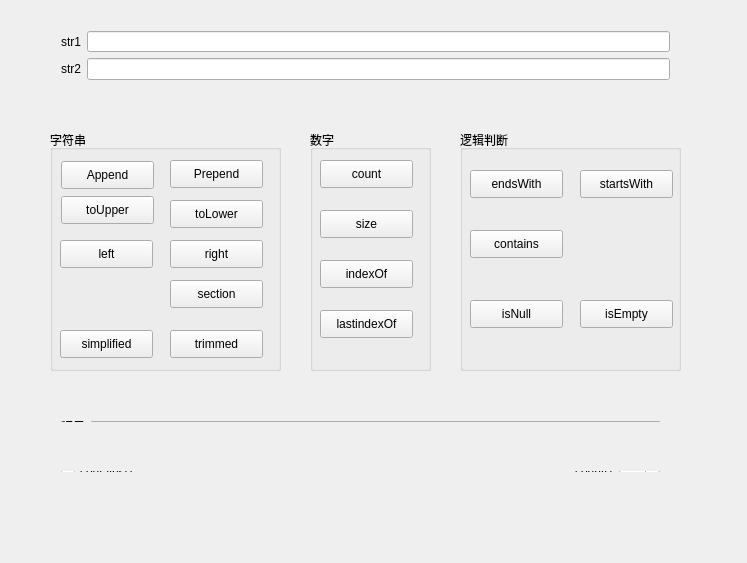
<?xml version="1.0" encoding="UTF-8"?>
<ui version="4.0">
 <class>Widget</class>
 <widget class="QWidget" name="Widget">
  <property name="geometry">
   <rect>
    <x>0</x>
    <y>0</y>
    <width>747</width>
    <height>563</height>
   </rect>
  </property>
  <property name="windowTitle">
   <string>Widget</string>
  </property>
  <widget class="QGroupBox" name="groupBox">
   <property name="geometry">
    <rect>
     <x>50</x>
     <y>130</y>
     <width>231</width>
     <height>241</height>
    </rect>
   </property>
   <property name="title">
    <string>字符串</string>
   </property>
   <widget class="QPushButton" name="btnAppend">
    <property name="geometry">
     <rect>
      <x>11</x>
      <y>31</y>
      <width>93</width>
      <height>28</height>
     </rect>
    </property>
    <property name="text">
     <string>Append</string>
    </property>
   </widget>
   <widget class="QPushButton" name="btnToUpper">
    <property name="geometry">
     <rect>
      <x>11</x>
      <y>66</y>
      <width>93</width>
      <height>28</height>
     </rect>
    </property>
    <property name="text">
     <string>toUpper</string>
    </property>
   </widget>
   <widget class="QPushButton" name="btnLeft">
    <property name="geometry">
     <rect>
      <x>10</x>
      <y>110</y>
      <width>93</width>
      <height>28</height>
     </rect>
    </property>
    <property name="text">
     <string>left</string>
    </property>
   </widget>
   <widget class="QPushButton" name="btnPrepend">
    <property name="geometry">
     <rect>
      <x>120</x>
      <y>30</y>
      <width>93</width>
      <height>28</height>
     </rect>
    </property>
    <property name="text">
     <string>Prepend</string>
    </property>
   </widget>
   <widget class="QPushButton" name="btnToLower">
    <property name="geometry">
     <rect>
      <x>120</x>
      <y>70</y>
      <width>93</width>
      <height>28</height>
     </rect>
    </property>
    <property name="text">
     <string>toLower</string>
    </property>
   </widget>
   <widget class="QPushButton" name="btnRight">
    <property name="geometry">
     <rect>
      <x>120</x>
      <y>110</y>
      <width>93</width>
      <height>28</height>
     </rect>
    </property>
    <property name="text">
     <string>right</string>
    </property>
   </widget>
   <widget class="QPushButton" name="btnSection">
    <property name="geometry">
     <rect>
      <x>120</x>
      <y>150</y>
      <width>93</width>
      <height>28</height>
     </rect>
    </property>
    <property name="text">
     <string>section</string>
    </property>
   </widget>
   <widget class="QPushButton" name="btnSimolified">
    <property name="geometry">
     <rect>
      <x>10</x>
      <y>200</y>
      <width>93</width>
      <height>28</height>
     </rect>
    </property>
    <property name="text">
     <string>simplified</string>
    </property>
   </widget>
   <widget class="QPushButton" name="btnTrimmed">
    <property name="geometry">
     <rect>
      <x>120</x>
      <y>200</y>
      <width>93</width>
      <height>28</height>
     </rect>
    </property>
    <property name="text">
     <string>trimmed</string>
    </property>
   </widget>
  </widget>
  <widget class="QGroupBox" name="groupBox_2">
   <property name="geometry">
    <rect>
     <x>310</x>
     <y>130</y>
     <width>121</width>
     <height>241</height>
    </rect>
   </property>
   <property name="title">
    <string>数字</string>
   </property>
   <widget class="QPushButton" name="btnCount">
    <property name="geometry">
     <rect>
      <x>10</x>
      <y>30</y>
      <width>93</width>
      <height>28</height>
     </rect>
    </property>
    <property name="text">
     <string>count</string>
    </property>
   </widget>
   <widget class="QPushButton" name="btnSize">
    <property name="geometry">
     <rect>
      <x>10</x>
      <y>80</y>
      <width>93</width>
      <height>28</height>
     </rect>
    </property>
    <property name="text">
     <string>size</string>
    </property>
   </widget>
   <widget class="QPushButton" name="btnIndexOf">
    <property name="geometry">
     <rect>
      <x>10</x>
      <y>130</y>
      <width>93</width>
      <height>28</height>
     </rect>
    </property>
    <property name="text">
     <string>indexOf</string>
    </property>
   </widget>
   <widget class="QPushButton" name="btnLastIndexOf">
    <property name="geometry">
     <rect>
      <x>10</x>
      <y>180</y>
      <width>93</width>
      <height>28</height>
     </rect>
    </property>
    <property name="text">
     <string>lastindexOf</string>
    </property>
   </widget>
  </widget>
  <widget class="QGroupBox" name="groupBox_3">
   <property name="geometry">
    <rect>
     <x>460</x>
     <y>130</y>
     <width>221</width>
     <height>241</height>
    </rect>
   </property>
   <property name="title">
    <string>逻辑判断</string>
   </property>
   <widget class="QPushButton" name="btnEndsWith">
    <property name="geometry">
     <rect>
      <x>10</x>
      <y>40</y>
      <width>93</width>
      <height>28</height>
     </rect>
    </property>
    <property name="text">
     <string>endsWith</string>
    </property>
   </widget>
   <widget class="QPushButton" name="btnStartsWith">
    <property name="geometry">
     <rect>
      <x>120</x>
      <y>40</y>
      <width>93</width>
      <height>28</height>
     </rect>
    </property>
    <property name="text">
     <string>startsWith</string>
    </property>
   </widget>
   <widget class="QPushButton" name="btnContains">
    <property name="geometry">
     <rect>
      <x>10</x>
      <y>100</y>
      <width>93</width>
      <height>28</height>
     </rect>
    </property>
    <property name="text">
     <string>contains</string>
    </property>
   </widget>
   <widget class="QPushButton" name="btnIsNull">
    <property name="geometry">
     <rect>
      <x>10</x>
      <y>170</y>
      <width>93</width>
      <height>28</height>
     </rect>
    </property>
    <property name="text">
     <string>isNull</string>
    </property>
   </widget>
   <widget class="QPushButton" name="btnIsEmpty">
    <property name="geometry">
     <rect>
      <x>120</x>
      <y>170</y>
      <width>93</width>
      <height>28</height>
     </rect>
    </property>
    <property name="text">
     <string>isEmpty</string>
    </property>
   </widget>
  </widget>
  <widget class="QWidget" name="layoutWidget">
   <property name="geometry">
    <rect>
     <x>50</x>
     <y>20</y>
     <width>631</width>
     <height>71</height>
    </rect>
   </property>
   <layout class="QFormLayout" name="formLayout">
    <item row="0" column="0">
     <widget class="QLabel" name="label">
      <property name="text">
       <string>str1</string>
      </property>
      <property name="buddy">
       <cstring>lineEditStr1</cstring>
      </property>
     </widget>
    </item>
    <item row="0" column="1">
     <widget class="QLineEdit" name="lineEditStr1"/>
    </item>
    <item row="1" column="0">
     <widget class="QLabel" name="label_2">
      <property name="text">
       <string>str2</string>
      </property>
      <property name="buddy">
       <cstring>lineEditStr2</cstring>
      </property>
     </widget>
    </item>
    <item row="1" column="1">
     <widget class="QLineEdit" name="lineEditStr2"/>
    </item>
   </layout>
  </widget>
  <widget class="QWidget" name="layoutWidget1">
   <property name="geometry">
    <rect>
     <x>50</x>
     <y>410</y>
     <width>621</width>
     <height>23</height>
    </rect>
   </property>
   <layout class="QGridLayout" name="gridLayout">
    <item row="0" column="0">
     <widget class="QLabel" name="label_3">
      <property name="text">
       <string>结果</string>
      </property>
      <property name="buddy">
       <cstring>lineEditResult</cstring>
      </property>
     </widget>
    </item>
    <item row="0" column="1">
     <widget class="QLineEdit" name="lineEditResult"/>
    </item>
   </layout>
  </widget>
  <widget class="QWidget" name="layoutWidget2">
   <property name="geometry">
    <rect>
     <x>50</x>
     <y>460</y>
     <width>621</width>
     <height>23</height>
    </rect>
   </property>
   <layout class="QHBoxLayout" name="horizontalLayout">
    <item>
     <widget class="QCheckBox" name="checkBoxContains">
      <property name="text">
       <string>contains()</string>
      </property>
     </widget>
    </item>
    <item>
     <spacer name="horizontalSpacer">
      <property name="orientation">
       <enum>Qt::Horizontal</enum>
      </property>
      <property name="sizeHint" stdset="0">
       <size>
        <width>40</width>
        <height>20</height>
       </size>
      </property>
     </spacer>
    </item>
    <item>
     <widget class="QLabel" name="label_4">
      <property name="text">
       <string>count()</string>
      </property>
      <property name="buddy">
       <cstring>spinBoxCount</cstring>
      </property>
     </widget>
    </item>
    <item>
     <widget class="QSpinBox" name="spinBoxCount"/>
    </item>
   </layout>
  </widget>
  <zorder>layoutWidget</zorder>
  <zorder>layoutWidget1</zorder>
  <zorder>layoutWidget2</zorder>
  <zorder>groupBox</zorder>
  <zorder>groupBox_2</zorder>
  <zorder>groupBox_3</zorder>
 </widget>
 <layoutdefault spacing="6" margin="11"/>
 <resources/>
 <connections>
  <connection>
   <sender>lineEditStr1</sender>
   <signal>editingFinished()</signal>
   <receiver>btnContains</receiver>
   <slot>click()</slot>
   <hints>
    <hint type="sourcelabel">
     <x>384</x>
     <y>51</y>
    </hint>
    <hint type="destinationlabel">
     <x>516</x>
     <y>243</y>
    </hint>
   </hints>
  </connection>
  <connection>
   <sender>lineEditStr2</sender>
   <signal>editingFinished()</signal>
   <receiver>btnContains</receiver>
   <slot>click()</slot>
   <hints>
    <hint type="sourcelabel">
     <x>384</x>
     <y>79</y>
    </hint>
    <hint type="destinationlabel">
     <x>516</x>
     <y>243</y>
    </hint>
   </hints>
  </connection>
 </connections>
</ui>
